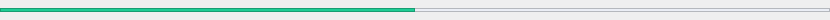
<?xml version="1.0" encoding="UTF-8"?>
<ui version="4.0">
 <class>MusicSlider</class>
 <widget class="QWidget" name="MusicSlider">
  <property name="geometry">
   <rect>
    <x>0</x>
    <y>0</y>
    <width>830</width>
    <height>20</height>
   </rect>
  </property>
  <property name="windowTitle">
   <string>Form</string>
  </property>
  <widget class="QFrame" name="inLine">
   <property name="geometry">
    <rect>
     <x>0</x>
     <y>8</y>
     <width>830</width>
     <height>4</height>
    </rect>
   </property>
   <property name="styleSheet">
    <string notr="true">#inLine
{
	background-color:#EBEEF5;
}</string>
   </property>
   <property name="frameShape">
    <enum>QFrame::StyledPanel</enum>
   </property>
   <property name="frameShadow">
    <enum>QFrame::Raised</enum>
   </property>
  </widget>
  <widget class="QFrame" name="outLine">
   <property name="geometry">
    <rect>
     <x>0</x>
     <y>8</y>
     <width>415</width>
     <height>4</height>
    </rect>
   </property>
   <property name="styleSheet">
    <string notr="true">#outLine
{
	background-color:#1ECC94;
}</string>
   </property>
   <property name="frameShape">
    <enum>QFrame::StyledPanel</enum>
   </property>
   <property name="frameShadow">
    <enum>QFrame::Raised</enum>
   </property>
  </widget>
 </widget>
 <resources/>
 <connections/>
</ui>
